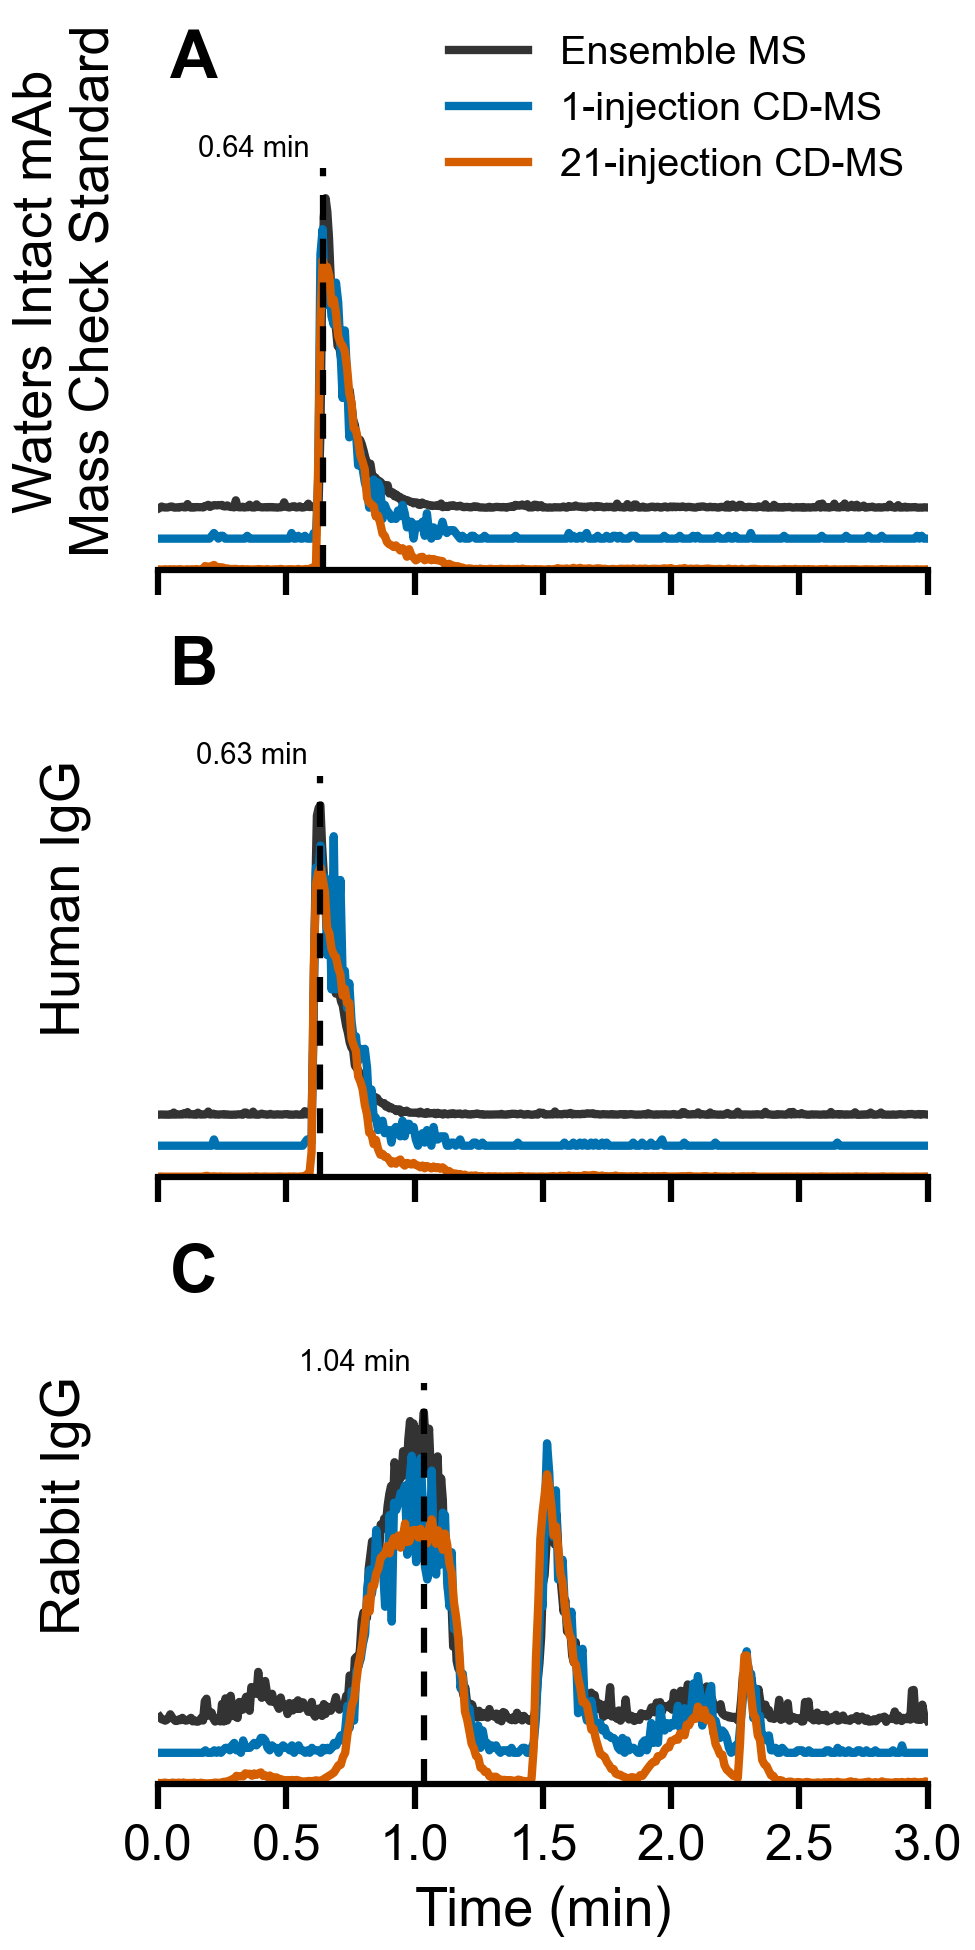

This figure's Python source:
"""Create the high-throughput three-panel staggered TIC comparison."""

from pathlib import Path

import matplotlib.pyplot as plt
import numpy as np


TIME_LIMITS = (0.0, 3.0)
STAGGER_STEP = 10.0
FIGURE_SIZE_INCHES = (3.25, 6.5)
OUTPUT_DPI = 300
OUTPUT_DIRECTORY = Path(__file__).resolve().parent
OUTPUT_PNG = OUTPUT_DIRECTORY / "Figure 7.png"
OUTPUT_PDF = OUTPUT_DIRECTORY / "Figure 7.pdf"

ENSEMBLE_COLOR = "#333333"
ONE_INJECTION_COLOR = "#0072B2"
TWENTY_ONE_INJECTION_COLOR = "#D55E00"

PANELS = [
    (
        "A",
        "Waters Intact mAb\nMass Check Standard",
        [
            (
                Path(
                    r"Z:\Group Share\BHT\Temp\Paper\High Throughput"
                    r"\Ensemble Waters mAb Triplicate\Waters mAb 1 TIC.txt"
                ),
                "Ensemble MS",
                ENSEMBLE_COLOR,
            ),
            (
                Path(
                    r"Z:\Group Share\BHT\Temp\Paper\DMT\High Throughput"
                    r"\Waters mAb 21 Injections Set 1\merged"
                    r"\20260501_BHT_haloc4column_watersmAb_set1_CDMS_0o1mgmL_"
                    r"merged_1_unidecfiles\TIC_chrom.txt"
                ),
                "1-injection CD-MS",
                ONE_INJECTION_COLOR,
            ),
            (
                Path(
                    r"Z:\Group Share\BHT\Temp\Paper\DMT\High Throughput"
                    r"\Waters mAb 21 Injections Set 1\merged"
                    r"\20260501_BHT_haloc4column_watersmAb_set1_CDMS_0o1mgmL_"
                    r"merged_21_unidecfiles\TIC_decon.txt"
                ),
                "21-injection CD-MS",
                TWENTY_ONE_INJECTION_COLOR,
            ),
        ],
    ),
    (
        "B",
        "Human IgG",
        [
            (
                Path(
                    r"Z:\Group Share\BHT\Temp\Paper\High Throughput"
                    r"\Ensemble Amgen Human IgG Triplicate\Human IgG 1 TIC.txt"
                ),
                "Ensemble MS",
                ENSEMBLE_COLOR,
            ),
            (
                Path(
                    r"Z:\Group Share\BHT\Temp\Paper\DMT\High Throughput"
                    r"\Amgen Human IgG 21 Injections Set 1\merged"
                    r"\20260501_BHT_haloc4column_amgenHuman_PRO35304_set1_CDMS_"
                    r"0o1mgmL_merged_1_unidecfiles\TIC_chrom.txt"
                ),
                "1-injection CD-MS",
                ONE_INJECTION_COLOR,
            ),
            (
                Path(
                    r"Z:\Group Share\BHT\Temp\Paper\DMT\High Throughput"
                    r"\Amgen Human IgG 21 Injections Set 1\merged"
                    r"\20260501_BHT_haloc4column_amgenHuman_PRO35304_set1_CDMS_"
                    r"0o1mgmL_merged_21_unidecfiles\TIC_decon.txt"
                ),
                "21-injection CD-MS",
                TWENTY_ONE_INJECTION_COLOR,
            ),
        ],
    ),
    (
        "C",
        "Rabbit IgG",
        [
            (
                Path(
                    r"Z:\Group Share\BHT\Temp\Paper\High Throughput"
                    r"\Ensemble Amgen Rabbit IgG Triplicate\Rabbit IgG 1 TIC.txt"
                ),
                "Ensemble MS",
                ENSEMBLE_COLOR,
            ),
            (
                Path(
                    r"Z:\Group Share\BHT\Temp\Paper\DMT\High Throughput"
                    r"\Amgen Rabbit IgG 21 Injections Set 1\merged"
                    r"\20260605_BHT_haloc4column_amgenRabbitmAb_EPA13724_set1_"
                    r"CDMS_0o01mgmL_merged_1_unidecfiles\TIC_chrom.txt"
                ),
                "1-injection CD-MS",
                ONE_INJECTION_COLOR,
            ),
            (
                Path(
                    r"Z:\Group Share\BHT\Temp\Paper\DMT\High Throughput"
                    r"\Amgen Rabbit IgG 21 Injections Set 1\merged"
                    r"\20260605_BHT_haloc4column_amgenRabbitmAb_EPA13724_set1_"
                    r"CDMS_0o01mgmL_merged_21_unidecfiles\TIC_decon.txt"
                ),
                "21-injection CD-MS",
                TWENTY_ONE_INJECTION_COLOR,
            ),
        ],
    ),
]


def load_chromatogram(path: Path) -> tuple[np.ndarray, np.ndarray]:
    """Load a two-column chromatogram and retain the common time window."""
    if not path.is_file():
        raise FileNotFoundError(f"Chromatogram not found: {path}")

    data = np.loadtxt(path, dtype=float)
    if data.ndim != 2 or data.shape[1] < 2:
        raise ValueError(f"Expected at least two columns in: {path}")

    time = data[:, 0]
    intensity = data[:, 1]
    valid = (
        np.isfinite(time)
        & np.isfinite(intensity)
        & (time >= TIME_LIMITS[0])
        & (time <= TIME_LIMITS[1])
    )
    if not np.any(valid):
        raise ValueError(f"No finite values in the common time window: {path}")

    return time[valid], np.clip(intensity[valid], 0.0, None)


def normalize_to_percent(intensity: np.ndarray) -> np.ndarray:
    """Min-max normalize a chromatogram to exactly 0--100%."""
    minimum = float(np.min(intensity))
    maximum = float(np.max(intensity))
    span = maximum - minimum
    if span <= 0.0:
        return np.zeros_like(intensity)
    return 100.0 * (intensity - minimum) / span


def style_axis(axis: plt.Axes, panel_letter: str, sample_label: str) -> None:
    """Apply the same publication styling used in Figure 4."""
    axis.set_xlim(*TIME_LIMITS)
    axis.set_ylim(0.0, 180.0)
    axis.set_ylabel(
        sample_label,
        fontsize=13,
        rotation=90,
        labelpad=22,
        ha="center",
        va="center",
    )
    axis.spines["top"].set_visible(False)
    axis.spines["right"].set_visible(False)
    axis.spines["left"].set_visible(False)
    axis.spines["bottom"].set_linewidth(1.5)
    axis.set_yticks([])
    axis.tick_params(axis="x", direction="out", width=1.5, length=6)
    axis.tick_params(axis="y", left=False, labelleft=False)
    axis.text(
        0.015,
        0.97,
        panel_letter,
        transform=axis.transAxes,
        fontsize=16,
        fontweight="bold",
        ha="left",
        va="top",
        zorder=10,
    )


def make_figure() -> plt.Figure:
    """Build and return the complete three-panel Figure 7."""
    figure, axes = plt.subplots(
        nrows=3,
        ncols=1,
        sharex=True,
        figsize=FIGURE_SIZE_INCHES,
        constrained_layout=True,
    )

    offsets = STAGGER_STEP * np.arange(2, -1, -1)
    for axis, (panel_letter, sample_label, datasets) in zip(axes, PANELS):
        retention_time = None
        for (path, label, color), offset in zip(datasets, offsets):
            time, intensity = load_chromatogram(path)
            if (
                panel_letter == "C" and label == "Ensemble MS"
            ) or (
                panel_letter != "C" and label == "21-injection CD-MS"
            ):
                retention_time = float(time[np.argmax(intensity)])
            axis.plot(
                time,
                normalize_to_percent(intensity) + offset,
                color=color,
                linewidth=2.0,
                label=label,
                zorder=2,
            )

        style_axis(axis, panel_letter, sample_label)
        if retention_time is not None:
            axis.axvline(
                retention_time,
                ymin=0.0,
                ymax=0.72,
                color="#000000",
                linestyle=(0, (4, 3)),
                linewidth=1.5,
                zorder=3,
            )
            axis.text(
                retention_time - 0.05,
                0.73,
                f"{retention_time:.2f} min",
                transform=axis.get_xaxis_transform(),
                color="#000000",
                fontsize=7.0,
                ha="right",
                va="bottom",
                zorder=4,
            )
        if panel_letter == "A":
            axis.legend(
                loc="upper right",
                frameon=False,
                fontsize=9.5,
                handlelength=2.0,
                borderaxespad=0.2,
            )

    axes[-1].set_xlabel("Time (min)")
    axes[-1].set_xticks(np.arange(0.0, 3.1, 0.5))

    return figure


def main() -> None:
    """Render Figure 7 as a transparent PNG and PDF."""
    plt.rcParams.update(
        {
            "font.family": "Arial",
            "font.size": 12,
            "axes.labelsize": 13,
            "legend.fontsize": 9.5,
            "pdf.fonttype": 42,
            "ps.fonttype": 42,
            "savefig.transparent": True,
        }
    )

    figure = make_figure()
    figure.savefig(OUTPUT_PNG, dpi=OUTPUT_DPI, transparent=True)
    figure.savefig(OUTPUT_PDF, dpi=OUTPUT_DPI, transparent=True)
    plt.close(figure)
    print(f"Saved {OUTPUT_PNG}")
    print(f"Saved {OUTPUT_PDF}")


if __name__ == "__main__":
    main()
